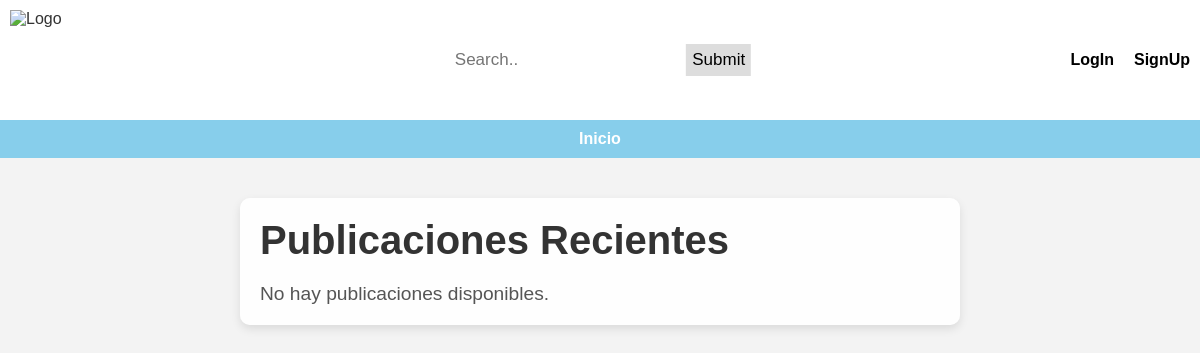
The app's page /, older data.
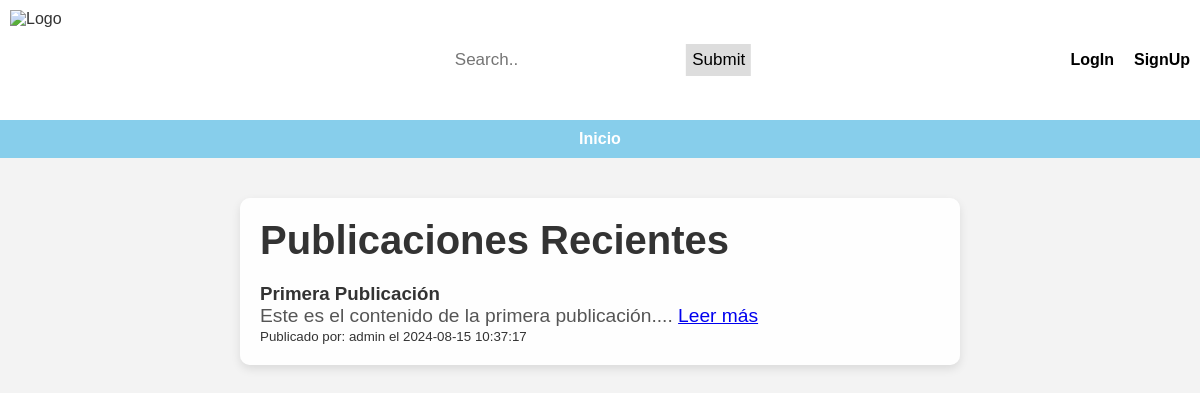
The same page, newer data.
### tables this page shows
CREATE TABLE publicaciones (
    id INT(11) NOT NULL,
    usuario_id INT(11) NOT NULL,
    titulo VARCHAR(255) NOT NULL,
    contenido TEXT,
    imagen_url VARCHAR(255), 
    video_url VARCHAR(255), 
    fecha_creacion DATETIME NOT NULL,
    estado enum('pendiente','aprobado','rechazado') DEFAULT 'pendiente'
);

CREATE TABLE `usuarios` (
  `id` int(11) NOT NULL,
  `username` varchar(50) NOT NULL,
  `password` varchar(255) NOT NULL,
  `fecha_registro` timestamp NOT NULL DEFAULT current_timestamp(),
  `foto_perfil` varchar(255) DEFAULT NULL,
  `rol_id` int(11) DEFAULT NULL
);

### index.php (the view, shortened to what this page needs)
<!DOCTYPE html>
<html lang="es">
<head>
    <link rel="stylesheet" href="css/styles.css">
</head>
<body>
<?php include_once('template/header.php'); ?>
<main>
    <section>
        <h1>Publicaciones Recientes</h1>
        <?php
        include('inc/conexion.php');
        $query = "SELECT publicaciones.*, username as usuario FROM publicaciones INNER JOIN usuarios ON publicaciones.usuario_id = usuarios.id WHERE publicaciones.estado='aprobado' ORDER BY fecha_creacion DESC LIMIT 10";
        $result = mysqli_query($conn, $query);
        if(empty($result) || mysqli_num_rows($result) == 0) {
            echo "<p>No hay publicaciones disponibles.</p>";
        }else{
            while ($row = mysqli_fetch_assoc($result)):
            ?>
                <div class="post">
                <h3><?php echo htmlspecialchars($row['titulo']); ?></h3>
                    <p><?php
                        if(strlen($row['contenido']) > 200){
                            echo substr(htmlspecialchars($row['contenido']), 0, 200) . '... <a href="publicacion.php?id=' . $row['id'] . '">Leer más</a>';
                        }else{
                            echo htmlspecialchars($row['contenido']). '... <a href="publicacion.php?id=' . $row['id'] . '">Leer más</a>';
                        }
                    ?></p>
                    <small>Publicado por: <?php echo htmlspecialchars($row['usuario']); ?> el <?php echo htmlspecialchars($row['fecha_creacion']); ?></small>
                </div>
            <?php endwhile;
        } ?>
    </section>
</main>
</body>
</html>

### template/header.php (shortened to what this page needs)
<nav class="main-nav">
    <img src="https://1000logos.net/wp-content/uploads/2023/01/Myspace-Logo-2004.png" alt="Logo">
    <ul>
        <?php if (isset($_SESSION['username'])): ?>
            <li><a href="perfil.php">Perfil</a></li>
            <li><a href="logout.php">Logout</a></li>
        <?php else: ?>
            <li><a href="login.php">LogIn</a></li>
            <li><a href="registro.php">SignUp</a></li>
        <?php endif; ?>
    </ul>
    <div class="search-container">
        <form method="GET" action="/buscador.php">
            <input type="text" placeholder="Search.." name="search">
            <button type="submit">Submit</button>
        </form>
    </div>
</nav>
<header>
    <nav class="navbar">
        <ul>
            <li><a href="index.php">Inicio</a></li>
        </ul>
    </nav>
</header>

### css/styles.css (style rules this page uses)
* { margin: 0; padding: 0; box-sizing: border-box; }
body { font-family: 'Arial', sans-serif; background-color: #f3f3f3; color: #333; background-image: url('https://img.freepik.com/foto-gratis/fondo-pared-estudio-textura-hormigon-azul-grunge-vintage-vineta_1258-28389.jpg'); background-repeat: no-repeat; background-attachment: fixed; background-size: cover; }
.navbar { background-color: skyblue; color: #fff; padding: 10px 20px; }
.navbar ul { list-style-type: none; display: flex; justify-content: space-around; }
.navbar ul li a { text-decoration: none; color: #fff; font-weight: bold; }
.main-nav { display: flex; align-items: center; background-color: white; padding: 10px; position: relative; }
.main-nav img { width: auto; height: 100px; margin-right: 20px; }
.main-nav .search-container { position: absolute; left: 50%; transform: translateX(-50%); display: flex; align-items: center; }
.main-nav input[type=text] { padding: 6px; font-size: 17px; border: none; }
.main-nav .search-container button { padding: 6px; background: #ddd; font-size: 17px; border: none; cursor: pointer; }
.main-nav ul { list-style-type: none; display: flex; margin-left: auto; }
.main-nav ul li { margin-left: 20px; }
.main-nav ul li a { text-decoration: none; color: black; font-weight: bold; }
main { padding: 20px; background-color: rgba(255, 255, 255, 0.9); border-radius: 10px; width: 60%; margin: 40px auto; box-shadow: 0 4px 10px rgba(0, 0, 0, 0.1); }
h1 { font-size: 2.5rem; color: #333; margin-bottom: 20px; }
p { font-size: 1.2rem; color: #555; }

Row changes from the older to the newer data that the page shows:
now on this page (row edited): publicaciones: titulo "Primera Publicación", contenido "Este es el contenido de la primera publicación.", usuario.username "admin", fecha_creacion "2024-08-15 10:37:17"
Text that changed along with them:
text no longer shown: "No hay publicaciones disponibles."
